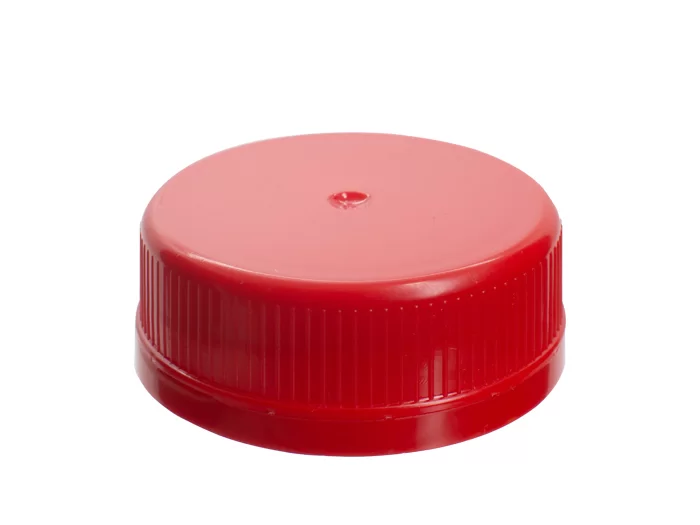
#> input picture datasets/tampinhas/TP-PET.webp, 700 x 525 px
$ python -i svm_8features_trainer.py   (imports and definitions only)
#> lines starting #> are read from the running program, lines starting #| are printed output that depends on the picture
#> further down, picture is the input picture: shape (525, 700, 3); mean B, G, R 197.4, 195, 234.8
#!/usr/bin/env python3
from __future__ import annotations

import json
import logging
import os
from pathlib import Path

import cv2
import joblib
import numpy as np
from skimage.feature import hog
from sklearn.metrics import classification_report, confusion_matrix, precision_score, recall_score
from sklearn.model_selection import StratifiedKFold, cross_val_score, train_test_split
from sklearn.preprocessing import StandardScaler
from sklearn.svm import SVC
from tqdm import tqdm


# [1 line not run here, left out]
logger = logging.getLogger(__name__)


MODEL_PATH = Path("models/svm/svm_model_complete.pkl")
SCALER_PATH = Path("models/svm/scaler_complete.pkl")
METRICS_PATH = Path("models/svm/metrics_last.json")

# ROI central: paridade com produção (image.py)
ROI_CENTER_RATIO = 0.75
USE_ROI = os.getenv("USE_ROI", "true").lower() in ("true", "1", "yes")

# HOG: 64x64 grayscale, pixels_per_cell=(16,16) → 324 features
HOG_ORIENTATIONS = 9
HOG_PIXELS_PER_CELL = (16, 16)
HOG_CELLS_PER_BLOCK = (2, 2)
HOG_SIZE = (64, 64)  # resize gray para HOG (menor = menos features)

POSITIVE_DIRS = [
    Path("datasets/field-real/positive"),
    Path("datasets/color-cap/train/images"),
    Path("datasets/color-cap/valid/images"),
    Path("src/tampinhas"),
]

NEGATIVE_DIRS = [
    Path("datasets/field-real/negative"),
    Path("datasets/non-cap/train/images"),
    Path("datasets/non-cap/valid/images"),
    Path("datasets/negatives"),
]

VALID_EXTENSIONS = {".jpg", ".jpeg", ".png", ".webp", ".bmp"}


def _crop_to_roi_center(image: np.ndarray) -> np.ndarray:
    """Extrai região central (ROI) — paridade com image.py."""
    if not USE_ROI:
        return image
    h, w = image.shape[:2]
#> h = 525; w = 700
    size = int(min(h, w) * ROI_CENTER_RATIO)
#> size = 393
    if size < 32:
        return image
    x = (w - size) // 2
#> x = 153
    y = (h - size) // 2
#> y = 66
    return image[y : y + size, x : x + size].copy()
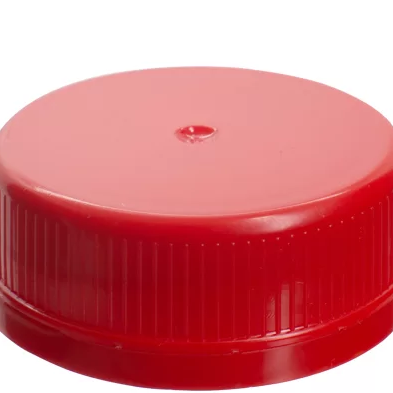
#> returned value: shape (393, 393, 3); mean of channels 0, 1, 2 123.8, 118.4, 209.5; drawn as B, G, R


def extract_features(image: np.ndarray | None) -> np.ndarray | None:
    """Extrai vetor 8 (cor) + HOG — paridade com produção.

    Vetor: [mean_B, std_B, median_B, mean_G, std_G, median_G, sat_mean, contrast] + HOG(324)
    Total: 332 features.
    """
    if image is None or not isinstance(image, np.ndarray):
        return None
    if image.ndim != 3 or image.shape[2] != 3:
        return None
    if image.dtype != np.uint8:
        image = image.astype(np.uint8)

    image = _crop_to_roi_center(image)
    image = cv2.resize(image, (128, 128))
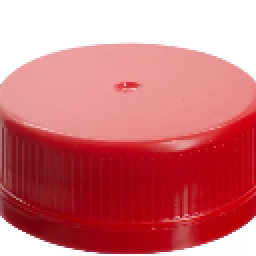
#> image: shape (128, 128, 3) (shown 2 times larger); mean of channels 0, 1, 2 123.8, 118.4, 209.5; drawn as B, G, R

    b_channel, g_channel, _ = cv2.split(image)
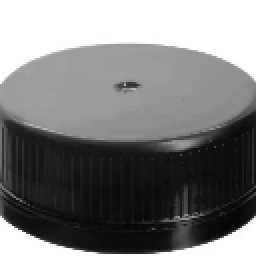
#> b_channel: shape (128, 128) (shown 2 times larger); min 5, max 255, mean 123.8
    hsv = cv2.cvtColor(image, cv2.COLOR_BGR2HSV)
#> hsv: shape (128, 128, 3); mean H, S, V 83.1, 129.4, 209.5
    gray = cv2.cvtColor(image, cv2.COLOR_BGR2GRAY)
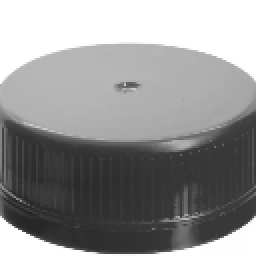
#> gray: shape (128, 128) (shown 2 times larger); min 36, max 255, mean 146.3

    color_features = np.array([
        np.mean(b_channel), np.std(b_channel), np.median(b_channel),
        np.mean(g_channel), np.std(g_channel), np.median(g_channel),
        np.mean(hsv[:, :, 1]),
        np.std(gray),
    ], dtype=np.float64)
#> color_features = [123.8, 93.96, 144, 118.4, 99.9, 144, 129.4, 81.16]

    gray_hog = cv2.resize(gray, HOG_SIZE)
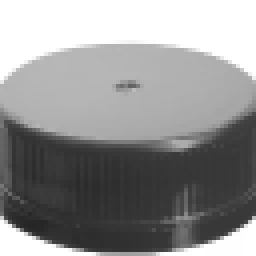
#> gray_hog: shape (64, 64) (shown 4 times larger); min 38, max 255, mean 146.4
    hog_features = hog(
        gray_hog,
        orientations=HOG_ORIENTATIONS,
        pixels_per_cell=HOG_PIXELS_PER_CELL,
        cells_per_block=HOG_CELLS_PER_BLOCK,
        visualize=False,
        channel_axis=None,
    ).astype(np.float64)
#> hog_features = 324 values, max 0.435 at index 166, min 0 at index 1, mean 0.107

    return np.concatenate([color_features, hog_features])


# [167 lines left out: functions load_positive_features, load_negative_features, generate_synthetic_negative_features, train_and_save, not called in this run]


# [2 lines not run here, left out]

>>> import cv2
>>> picture = cv2.imread('../../datasets/tampinhas/TP-PET.webp')
>>> result = extract_features(picture)
#> result = 332 values, max 144 at index 2, min 0 at index 9, mean 2.92
